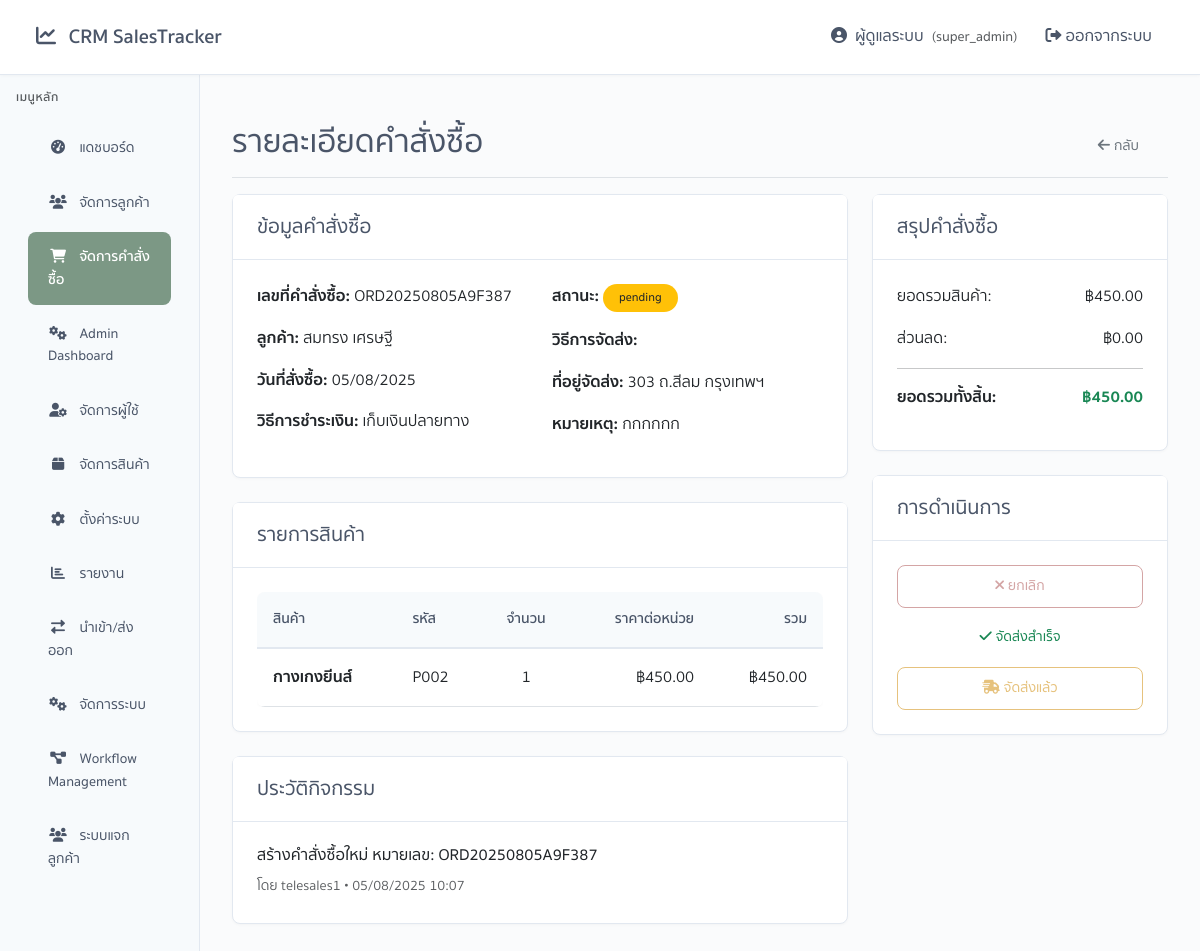
The app's page /orders.php?action=show&id=39 (signed in), older data.
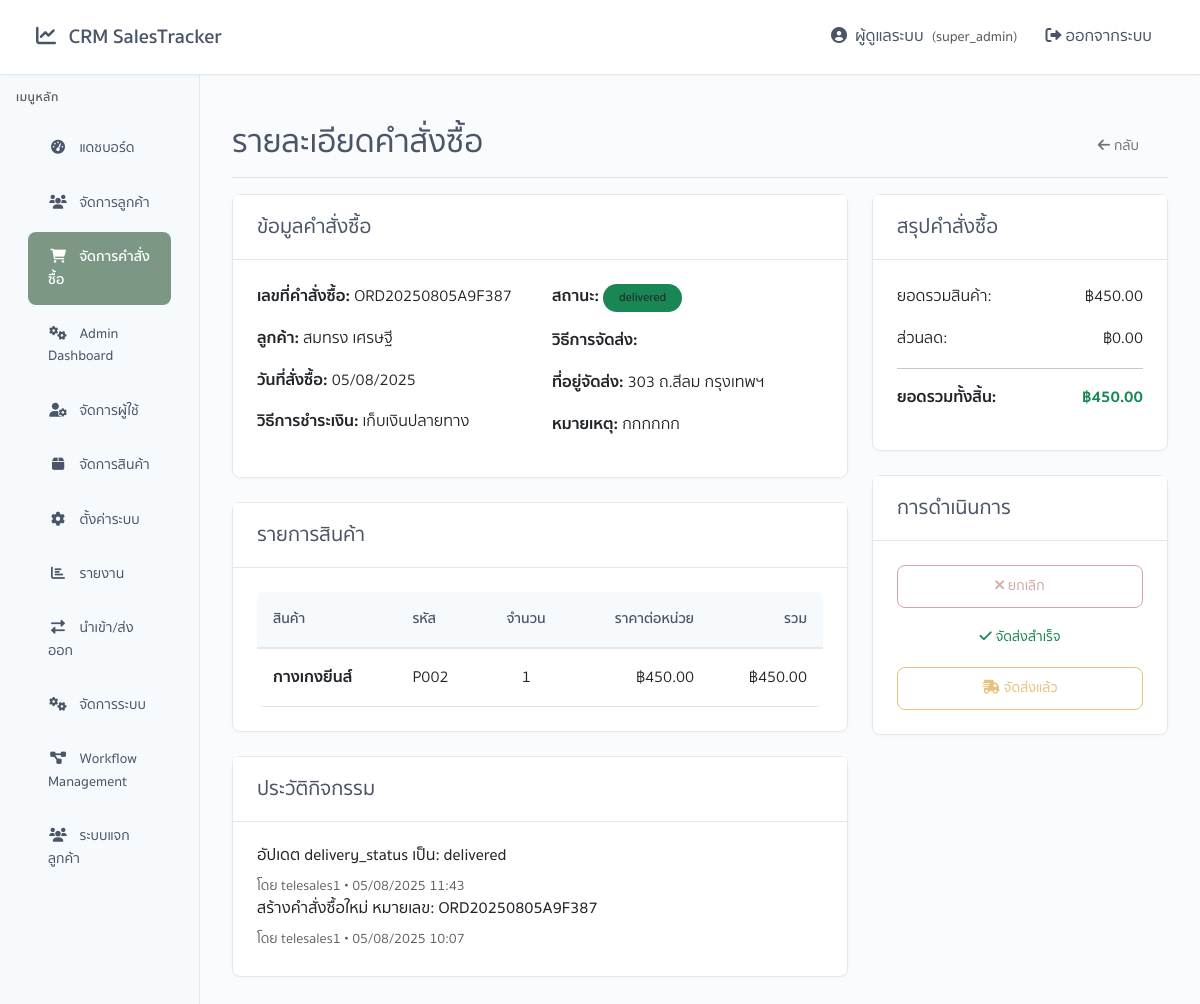
The same page, newer data.
### tables this page shows
CREATE TABLE `orders` (
  `order_id` int(11) NOT NULL,
  `order_number` varchar(50) NOT NULL,
  `customer_id` int(11) NOT NULL,
  `created_by` int(11) NOT NULL,
  `order_date` date NOT NULL,
  `total_amount` decimal(12,2) NOT NULL,
  `discount_amount` decimal(10,2) DEFAULT 0.00,
  `discount_percentage` decimal(5,2) DEFAULT 0.00,
  `net_amount` decimal(12,2) NOT NULL,
  `payment_method` enum('cash','transfer','cod','credit','other') DEFAULT 'cash',
  `payment_status` enum('pending','paid','partial','cancelled') DEFAULT 'pending',
  `delivery_date` date DEFAULT NULL,
  `delivery_address` text DEFAULT NULL,
  `delivery_status` enum('pending','shipped','delivered','cancelled') DEFAULT 'pending',
  `notes` text DEFAULT NULL,
  `is_active` tinyint(1) DEFAULT 1,
  `created_at` timestamp NOT NULL DEFAULT current_timestamp(),
  `updated_at` timestamp NOT NULL DEFAULT current_timestamp() ON UPDATE current_timestamp()
);

CREATE TABLE `order_items` (
  `item_id` int(11) NOT NULL,
  `order_id` int(11) NOT NULL,
  `product_id` int(11) NOT NULL,
  `quantity` int(11) NOT NULL,
  `unit_price` decimal(10,2) NOT NULL,
  `total_price` decimal(12,2) NOT NULL
);

CREATE TABLE `products` (
  `product_id` int(11) NOT NULL,
  `product_code` varchar(50) NOT NULL,
  `product_name` varchar(200) NOT NULL,
  `category` varchar(100) DEFAULT NULL,
  `description` text DEFAULT NULL,
  `unit` varchar(20) DEFAULT 'ชิ้น',
  `cost_price` decimal(10,2) DEFAULT 0.00,
  `selling_price` decimal(10,2) NOT NULL,
  `stock_quantity` int(11) DEFAULT 0,
  `is_active` tinyint(1) DEFAULT 1,
  `created_at` timestamp NOT NULL DEFAULT current_timestamp(),
  `updated_at` timestamp NOT NULL DEFAULT current_timestamp() ON UPDATE current_timestamp()
);

CREATE TABLE `order_activities` (
  `activity_id` int(11) NOT NULL,
  `order_id` int(11) NOT NULL,
  `user_id` int(11) NOT NULL,
  `activity_type` enum('created','status_update','payment_update','delivery_update','cancelled') NOT NULL,
  `description` text NOT NULL,
  `created_at` timestamp NOT NULL DEFAULT current_timestamp()
);

CREATE TABLE `users` (
  `user_id` int(11) NOT NULL,
  `username` varchar(50) NOT NULL,
  `password_hash` varchar(255) NOT NULL,
  `full_name` varchar(100) NOT NULL,
  `email` varchar(100) DEFAULT NULL,
  `phone` varchar(20) DEFAULT NULL,
  `role_id` int(11) NOT NULL,
  `company_id` int(11) DEFAULT NULL,
  `is_active` tinyint(1) DEFAULT 1,
  `created_at` timestamp NOT NULL DEFAULT current_timestamp(),
  `updated_at` timestamp NOT NULL DEFAULT current_timestamp() ON UPDATE current_timestamp(),
  `last_login` timestamp NULL DEFAULT NULL
);

### app/views/orders/show.php (the view, shortened to what the rows shown need)
<?php
$order = $orderData ?? null;
$items = $orderItems ?? [];
$activities = $orderActivities ?? [];
$paymentMethods = [
    'cash' => 'เงินสด',
    'transfer' => 'โอนเงิน',
    'cod' => 'เก็บเงินปลายทาง',
    'credit' => 'เครดิต',
    'other' => 'อื่นๆ'
];
?>
<!DOCTYPE html>
<html lang="th">
<head>
    <link href="https://cdn.jsdelivr.net/npm/bootstrap@5.3.0/dist/css/bootstrap.min.css" rel="stylesheet">
    <link href="https://cdnjs.cloudflare.com/ajax/libs/font-awesome/6.0.0/css/all.min.css" rel="stylesheet">
    <link href="assets/css/app.css" rel="stylesheet">
</head>
<body>
    <?php include APP_VIEWS . 'components/header.php'; ?>
    <div class="container-fluid">
        <div class="row">
            <?php include APP_VIEWS . 'components/sidebar.php'; ?>
            <main class="col-md-9 col-lg-10 main-content">
                <div class="d-flex justify-content-between flex-wrap flex-md-nowrap align-items-center pt-3 pb-2 mb-3 border-bottom">
                    <h1 class="h2">รายละเอียดคำสั่งซื้อ</h1>
                    <div class="btn-toolbar mb-2 mb-md-0">
                        <a href="orders.php" class="btn btn-outline-secondary me-2">
                            <i class="fas fa-arrow-left me-1"></i>กลับ
                        </a>
                    </div>
                </div>
                <div class="row">
                    <div class="col-lg-8">
                        <div class="card mb-4">
                            <div class="card-header">
                                <h5 class="mb-0">ข้อมูลคำสั่งซื้อ</h5>
                            </div>
                            <div class="card-body">
                                <div class="row">
                                    <div class="col-md-6">
                                        <p><strong>เลขที่คำสั่งซื้อ:</strong> <?php echo htmlspecialchars($order['order_number']); ?></p>
                                        <p><strong>ลูกค้า:</strong> <?php echo htmlspecialchars($order['customer_name']); ?></p>
                                        <p><strong>วันที่สั่งซื้อ:</strong> <?php echo date('d/m/Y', strtotime($order['order_date'])); ?></p>
                                        <p><strong>วิธีการชำระเงิน:</strong> <?php echo $paymentMethods[$order['payment_method']] ?? $order['payment_method']; ?></p>
                                    </div>
                                    <div class="col-md-6">
                                        <p><strong>สถานะ:</strong>
                                            <span class="badge bg-<?php echo $order['delivery_status'] === 'delivered' ? 'success' : ($order['delivery_status'] === 'shipped' ? 'primary' : ($order['delivery_status'] === 'pending' ? 'warning' : 'secondary')); ?> text-dark">
                                                <?php echo htmlspecialchars($order['delivery_status']); ?>
                                            </span>
                                        </p>
                                        <p><strong>วิธีการจัดส่ง:</strong> <?php echo htmlspecialchars($order['delivery_method']); ?></p>
                                        <p><strong>ที่อยู่จัดส่ง:</strong> <?php echo htmlspecialchars($order['delivery_address'] ?? 'ไม่ระบุ'); ?></p>
                                        <p><strong>หมายเหตุ:</strong> <?php echo htmlspecialchars($order['notes'] ?? 'ไม่มี'); ?></p>
                                    </div>
                                </div>
                            </div>
                        </div>
                        <div class="card mb-4">
                            <div class="card-header">
                                <h5 class="mb-0">รายการสินค้า</h5>
                            </div>
                            <div class="card-body">
                                <?php if (!empty($items)): ?>
                                    <div class="table-responsive">
                                        <table class="table">
                                            <thead>
                                                <tr>
                                                    <th>สินค้า</th>
                                                    <th>รหัส</th>
                                                    <th class="text-center">จำนวน</th>
                                                    <th class="text-end">ราคาต่อหน่วย</th>
                                                    <th class="text-end">รวม</th>
                                                </tr>
                                            </thead>
                                            <tbody>
                                                <?php foreach ($items as $item): ?>
                                                    <tr>
                                                        <td>
                                                            <strong><?php echo htmlspecialchars($item['product_name']); ?></strong>
                                                        </td>
                                                        <td><?php echo htmlspecialchars($item['product_code']); ?></td>
                                                        <td class="text-center"><?php echo $item['quantity']; ?></td>
                                                        <td class="text-end">฿<?php echo number_format($item['unit_price'], 2); ?></td>
                                                        <td class="text-end">฿<?php echo number_format($item['total_price'], 2); ?></td>
                                                    </tr>
                                                <?php endforeach; ?>
                                            </tbody>
                                        </table>
                                    </div>
                                <?php else: ?>
                                    <p class="text-muted text-center mb-0">ไม่มีรายการสินค้า</p>
                                <?php endif; ?>
                            </div>
                        </div>
                        <div class="card">
                            <div class="card-header">
                                <h5 class="mb-0">ประวัติกิจกรรม</h5>
                            </div>
                            <div class="card-body">
                                <?php if (!empty($activities)): ?>
                                    <div class="timeline">
                                        <?php foreach ($activities as $activity): ?>
                                            <div class="timeline-item">
                                                <div class="timeline-content">
                                                    <h6><?php echo htmlspecialchars($activity['description']); ?></h6>
                                                    <small class="text-muted">
                                                        โดย <?php echo htmlspecialchars($activity['user_name']); ?> •
                                                        <?php echo date('d/m/Y H:i', strtotime($activity['created_at'])); ?>
                                                    </small>
                                                </div>
                                            </div>
                                        <?php endforeach; ?>
                                    </div>
                                <?php else: ?>
                                    <p class="text-muted text-center mb-0">ไม่มีประวัติกิจกรรม</p>
                                <?php endif; ?>
                            </div>
                        </div>
                    </div>
                    <div class="col-lg-4">
                        <div class="card mb-4">
                            <div class="card-header">
                                <h5 class="mb-0">สรุปคำสั่งซื้อ</h5>
                            </div>
                            <div class="card-body">
                                <div class="mb-3">
                                    <div class="d-flex justify-content-between">
                                        <span>ยอดรวมสินค้า:</span>
                                        <span>฿<?php echo number_format($order['subtotal'], 2); ?></span>
                                    </div>
                                </div>
                                <div class="mb-3">
                                    <div class="d-flex justify-content-between">
                                        <span>ส่วนลด:</span>
                                        <span>฿<?php echo number_format($order['discount'] ?? 0, 2); ?></span>
                                    </div>
                                </div>
                                <hr>
                                <div class="mb-3">
                                    <div class="d-flex justify-content-between">
                                        <strong>ยอดรวมทั้งสิ้น:</strong>
                                        <strong class="text-success">฿<?php echo number_format($order['total_amount'], 2); ?></strong>
                                    </div>
                                </div>
                            </div>
                        </div>
                        <div class="card">
                            <div class="card-header">
                                <h5 class="mb-0">การดำเนินการ</h5>
                            </div>
                            <div class="card-body">
                                <div class="d-grid gap-2">
                                    <button type="button" class="btn btn-outline-danger" onclick="cancelOrder()">
                                        <i class="fas fa-times me-1"></i>ยกเลิก
                                    </button>
                                    <button type="button" class="btn btn-outline-success" onclick="markAsCompleted()">
                                        <i class="fas fa-check me-1"></i>จัดส่งสำเร็จ
                                    </button>
                                    <button type="button" class="btn btn-outline-warning" onclick="markAsProcessing()">
                                        <i class="fas fa-shipping-fast me-1"></i>จัดส่งแล้ว
                                    </button>
                                </div>
                            </div>
                        </div>
                    </div>
                </div>
            </main>
        </div>
    </div>
</body>
</html>

Row changes from the older to the newer data that the page shows:
changed orders "ORD20250805A9F387": delivery_status "pending" → "delivered"
added order_activities: description "อัปเดต delivery_status เป็น: delivered", user.username "telesales1", created_at "05/08/2025 11:43"
